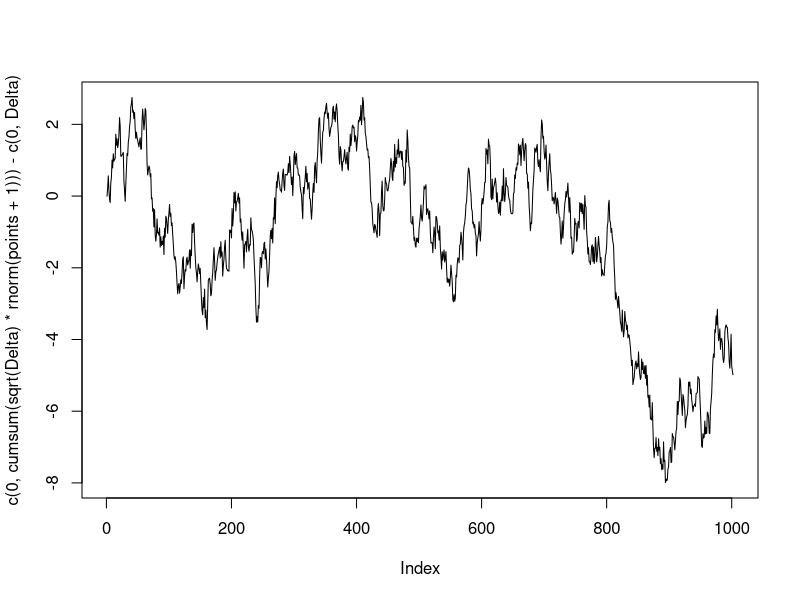
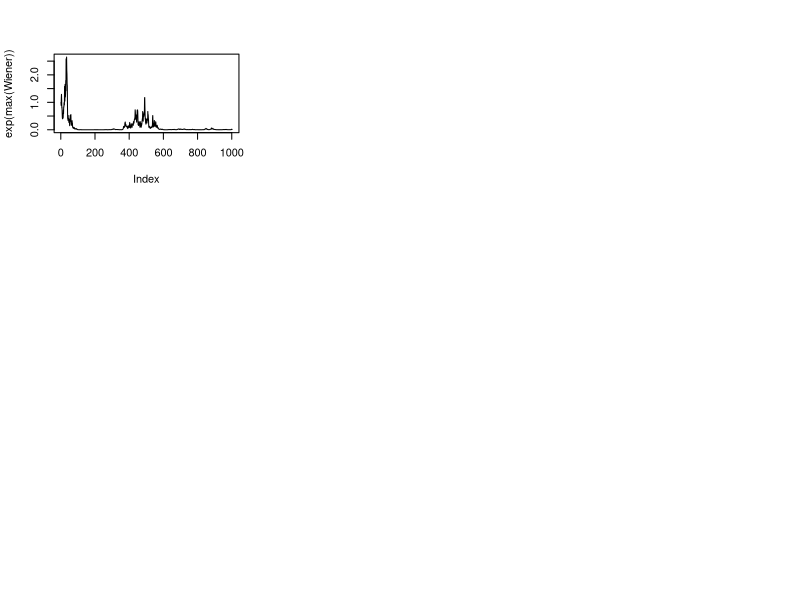

These charts were generated, in order, by the following R code: (Note: this script raises an error after producing the figures.)
Max_from_Wiener_on_interval <- function(interval_end=1,points=100){
   Delta <- interval_end/points
   # time increment
   W <- numeric(points+1)
   # initialization of the vector W approximating 
   # Wiener process
   t <- seq(0,interval_end, length=points+1)
   return(max(c(0, cumsum( sqrt(Delta) * rnorm(points+1)))-c(0, Delta)))
}

Plot_Wiener_on_interval <- function(interval_end=1,points=100,...){
      Delta <- interval_end/points

      W <- numeric(points+1)


      t <- seq(0,interval_end, length=points+1)
      plot(c(0, cumsum( sqrt(Delta) * rnorm(points+1)))-c(0,Delta), type="l",...)
}

Plot_exp_from_Wiener_on_interval <- function(interval_end=1,points=100,...){
   Delta <- interval_end/points
   
   W <- numeric(points+1)
   
   
   t <- seq(0,interval_end, length=points+1)
   plot(exp(c(0, cumsum( sqrt(Delta) * rnorm(points+1)))-c(0,Delta)), type="l",...)
}

Max_from_Wiener_on_interval(1,100)

Plot_Wiener_on_interval(100,1000)
par(mfrow=c(3,3))
Plot_exp_from_Wiener_on_interval(100,1000, ylab="exp(max(Wiener))")
exp(Max_from_Wiener_on_interval(100,100))

Take_expected_value <- function(interval_end=1, points=100,copy_number=1000){
return(
   mean(
      exp(
         replicate(copy_number,Max_from_Wiener_on_interval(interval_end,points))
         )
      )
   )

}

Take_expected_value(10,100,100000)

system.time({
   Take_expected_value(1,1000,100000)
})
#użytkownik     system   upłynęło 
#13.17       0.00      13.35

cl <- makeCluster(detectCores())
clusterEvalQ(cl, # sending Ma_from's definition to all nodes
             Max_from_Wiener_on_interval <- function(interval_end=1,points=100){
                                             Delta <- interval_end/points
                                             W <- numeric(points+1)
                                             t <- seq(0,interval_end, 
                                                      length=points+1)
                        return(max(c(0, cumsum( sqrt(Delta) * rnorm(points+1)))
                                   -c(0, Delta)))
})

system.time({
m <- parLapply(cl, 1:100,Take_expected_value, copy_number=100000,points=1000)
})
#użytkownik     system   upłynęło x=1
#0.00       0.00       4.04


#użytkownik     system   upłynęło x=1:100
#0.02       0.04     394.95 

system.time({
   s <- parLapply(cl,1:100,Take_expected_value, copy_number=10000,points=1000)
})
unlist(s)
#użytkownik     system   upłynęło 
#0.01       0.00      37.50 

stopCluster(cl)

# saving into .txt file
first_100_H_lamba_S <- as.character(unlist(s))
first_100_H_lamba_S <- stri_flatten(first_100_H_lamba_S, collapse= "\n ")
write.table(first_100_H_lamba_S,
            "first_100_H_lamba_S.txt", sep="\t", quote=FALSE )

par(mfrow=c(1,1))
plot(1:100,unlist(s)/1:100, main="First 100 H_lambda_s for Wiener",ylab="some values are above", ylim=c(0, 1e+12))

#####HUGE SIMULATION#####
m1 <- vector("list", 100)
system.time({
   m1 <- parLapply(cl, 1:100,Take_expected_value, copy_number=100000,points=10000)
})
# for 10^6
# Timing stopped at: 0.14 0.1 9755.45 
# Does not compute on my computer !

# for 10^5
#użytkownik     system   upłynęło 
#0.04       0.01    3193.76

stopCluster(cl)

